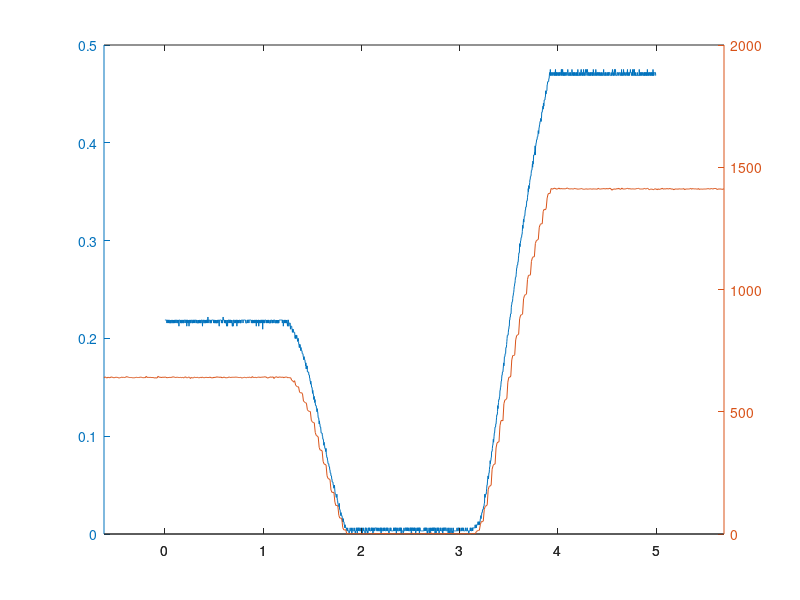

Reproduce this figure in MATLAB. (Note: this script raises an error after producing the figure.)
%------------------- SETUP FOR FIGURE HOLD & CLEANUP ----------------------
for folding = true
    if exist('a','var') == 1
        if ishandle(a)
            p = get(a, 'Position')
        end
    end
    if exist('b','var') == 1
        if ishandle(b)
        q = get(b, 'Position')
        end
    end

    close all;
    clearvars -except p q
    clc;
end

%% ---------------------- READING DATA FROM FILE --------------------------

data = csvread('PRINT_04.CSV');
data2 = csvread('potResTest3.csv');

time = data(:,1)+5;  %making the time Possitive
voltage = data(:,2);

time2 = data2(:,1)*0.010 -.63; %10 ms per tick (& alligning with volt data)
ADCval = data2(:,2);

%% -------------------------- PLOTTING DATA -------------------------------

for folding = true
    if exist('p','var') == 1
        set(0, 'DefaultFigurePosition', p)
    end
end %<--setting figure position

a = figure;
[AAX, volt, ADC] = plotyy(time,voltage,time2,ADCval)

%% -------------------- CALCULATING CONSTANT VALUES -----------------------

%%%%%%%%%%%%%%%%% Potentiometer voltages %%%%%%%%%%%%%%%%%%%%%%%%%%%%%%%%%%

Vmin   = mean(voltage( 753:1241,1))  %voltage mean from 1.88 to 3.1 in time

Vmax   = mean(voltage(1569:2000,1))    %voltage mean from 3.92 to 5 in time

equVolt = mean(voltage( 1: 493,1))     %voltage mean from 0 to 1.23 in time

middleVolt = ( (Vmax-Vmin)/2 ) +Vmin  %mid-range voltage

%%%%%%%%%%%%%%%%% ADC Values %%%%%%%%%%%%%%%%%%%%%%%%%%%%%%%%%%%%%%%%%%%%%%

ADCmin = mean(ADCval( 243:373,1))  %ADC value mean from 1.88 to 3.1 in time

ADCmax = mean(ADCval(455:632,1))   %ADC value mean from 3.92 to 5 in time

ADCequ = mean( ADCval( 63: 186,1)) %ADC value mean from 0 to 1.23 in time

%---------------------- PLOTTING REFFERENCE LINES -------------------------

hold on;

Ymin = zeros(size(voltage))+Vmin;

plot(AAX(1), time, Ymin,...
'linestyle', '--', 'linewidth', 1.2, 'color', '[ .2 .2 .2 ]');

Ymax = zeros(size(voltage))+Vmax;
plot(AAX(1), time, Ymax,...
'linestyle', '--', 'linewidth', 1.2, 'color', 'r');

Yequ = zeros(size(voltage))+equVolt;
plot(AAX(1), time, Yequ,...
'linestyle', '--', 'linewidth', 1.2, 'color', '[ 0 .6 0 ]');

Ymiddle = zeros(size(voltage))+middleVolt;
plot(AAX(1), time, Ymiddle,...
'linestyle', '--', 'linewidth', 1.2, 'color', '[ .6 0 .6 ]');

%% ------------------------ PLOT SETTINGS ---------------------------------

set(volt, 'LineWidth', 1.4 )
set(ADC, 'LineWidth', 1.4 )

%setting options for radian axis
set(AAX(1),...
    'Xgrid', 'on',...
    'Ygrid', 'on',...
    'XMinorGrid', 'on',...
    'YMinorGrid', 'on',...
    'ytick', (0:.1:.5),...
    'YLim', [ -.02 .5 ],...                   <-- Crummy allignment of
    'XLim', [ 0  5 ],...                          the two graphs, by
    'GridLineStyle',':',...                       moving the radian graph
    'GridColor', 'k',...
    'GridAlpha', .6)

%turning off degree plot since it is now alligned with the radian plot
set(ADC,'Visible','off')
 
%setting options for degree axis
set(AAX(2),...
    'Xgrid', 'off',...
    'Ygrid', 'off',...
    'XMinorGrid', 'off',...
    'YMinorGrid', 'off',...
    'ytick', ( 0:200:1600),...
    'YLim', [ -60 1500 ],...
    'XLim', [ 0  5 ],...
    'GridLineStyle', ':',...
    'GridColor', 'k',...
    'GridAlpha', .6)

%adding title and axes labels
title('Potentiometer Range')
xlabel('Time (s)')
ylabel(AAX(1), 'Voltage (V)')
ylabel(AAX(2), 'ADC Values')

legend('Angular movement',...
       'Lower limmit',...
       'Upper limmit',...
       'Equlibrium point',...
       'Mid-range',...
       'Location', 'northwest' )

hold off;

%% ---------------------- FURTHER CALCULATIONS ----------------------------

%Prints out the voltage offset
offsetVolt = middleVolt-equVolt

%Calculating resolution for convertion to rad and deg (Potentiometer Volt)
resRadVolt = (1.5769)/(Vmax-Vmin)
resDegVolt = 90.35/(Vmax-Vmin)

%Calculating resolution for convertion to rad and deg (ADC)
resRadADC = (1.5769)/(ADCmax-ADCmin)
resDegADC = 90.35/(ADCmax-ADCmin)

%Calculating 10 deg from equlibrium point on either side
tenDegFromEquRight = (-10-3.7)/resDegVolt  +  equVolt  % = 0.1651
tenDegFromEquLeft  = ( 10-3.7)/resDegVolt  +  equVolt  % = 0.2679

%% ----------------------- GENERAL CONVERTION -----------------------------

%----- TO VOLTAGE ------------------------

%Degrees to Voltage
%Volt = (inputDeg)/resDeg  +  equVolt

%Radians to Voltage
% Volt = (inputRad)/resRad  +  equVolt


%----- TO ANGLE --------------------------

%Voltage to Degrees
% Deg = (inputVolt - equVolt)*resDeg;

%Voltage to Radians
% Rad = (inputVolt - equVolt)*resRad;


%% -------------------------- EXAMPLE USE ---------------------------------

rad = (data(:,2) - equVolt)*resRadVolt;
deg = (data(:,2) - equVolt)*resDegVolt;


%% ---------------------- PLOTTING THE EXAMPLE ----------------------------

for folding = true 
    if exist('q','var') == 1
        set(0, 'DefaultFigurePosition', q)
    end
end %<--setting figure position

b = figure;
[AX, rad1, deg1] = plotyy(time,rad,time,deg);

hold on;%------------ PLOTTING REFFERENCE LINES ---------------------------

YminRad = (Ymin - equVolt) * resRadVolt;
plot(AX(1), time, YminRad,...
'linestyle', '--', 'linewidth', 1.2, 'color', '[ .2 .2 .2 ]');

YmaxRad = (Ymax - equVolt) * resRadVolt;
plot(AX(1), time, YmaxRad,...
'linestyle', '--', 'linewidth', 1.2, 'color', 'r');

YequRad = (Yequ - equVolt) * resRadVolt;
plot(AX(1), time, YequRad,...
'linestyle', '--', 'linewidth', 1.2, 'color', '[ 0 .6 0 ]');

YmiddleRad = (Ymiddle - equVolt) * resRadVolt;
plot(AX(1), time, YmiddleRad,...
'linestyle', '--', 'linewidth', 1.2, 'color', '[ .6 0 .6 ]');

hold off;%-----------------------------------------------------------------

%% ----------------------- PLOT SETTINGS ----------------------------------

set(rad1,'LineWidth', 1.4 )

%setting options for radian axis
set(AX(1),...
    'Xgrid', 'on',...
    'Ygrid', 'on',...
    'XMinorGrid', 'on',...
    'YMinorGrid', 'on',...
    'ytick', (-.9:.1:.9),...
    'YLim', [ -.785395694 .95992832 ],...     <-- Crummy allignment of
    'XLim', [ 0  5 ],...                          the two graphs, by
    'GridLineStyle',':',...                       moving the radian graph
    'GridColor', 'k',...
    'GridAlpha', .6)

%turning off degree plot since it is now alligned with the radian plot
set(deg1,'Visible','off')

%setting options for degree axis
set(AX(2),...
    'Xgrid', 'off',...
    'Ygrid', 'off',...
    'XMinorGrid', 'off',...
    'YMinorGrid', 'off',...
    'ytick', (-50:5:50),...
    'YLim', [ -45 55 ],...
    'XLim', [ 0  5 ],...
    'GridLineStyle', ':',...
    'GridColor', 'k',...
    'GridAlpha', .6)

%adding title and axes labels
title('Angle Range of Cubli')
xlabel('Time (s)')
ylabel(AX(1), 'Radians (rad)')
ylabel(AX(2), 'Degrees (^\circ)')

%adding legend
legend('Angular movement',...
       'Lower limmit',...
       'Upper limmit',...
       'Equlibrium point',...
       'Mid-range',...
       'Location', 'northwest' )



set(groot,'DefaultFigurePosition','remove')%<--Resets default fig positions